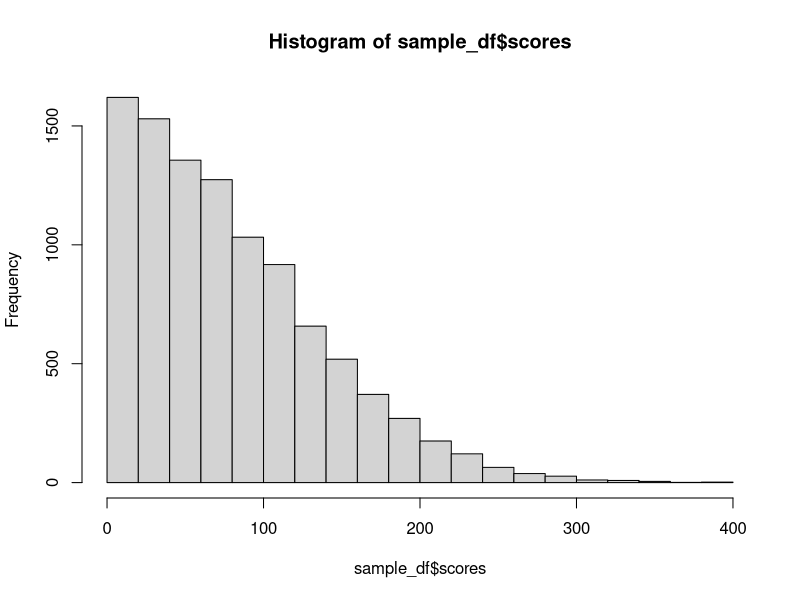

Write R code to recreate this figure.
###########################################################
########### DATA CLEANING AND MANIPULATION IN R ###########
###########################################################

### beginning with a small recap of yesterday's work

num_vector <- 1:10
chr_vector <- rep(c("moses", "taonga", "humprey",
                "zonde", "ify"), 2)
logic_vector <- c(rep(TRUE, 3), rep(FALSE, 7))
factor_vector <- factor(rep(c("Old", "New"), 5))

### creating a list from our vectors
comb_list <- list(numerals = num_vector,
                  characters = chr_vector,
                  logicals = logic_vector,
                  facts = factor_vector)

comb_list2 <- list(num_vector,
                   chr_vector,
                   logic_vector,
                   factor_vector)


### creating dataframes in R

df <- data.frame(numerals = num_vector,
                 names = chr_vector,
                 logicals = logic_vector,
                 facts = factor_vector)


### how to subset and interact with our objects
length(comb_list)

### ways of subsetting the first element of the named list
comb_list[1]
comb_list$numerals
comb_list2[[1]]

### select the first 5 values of the 3 element in comb_list

comb_list$logicals[1:5]

### select the numbers (in numerals) that are less than 4
### or greater than 8
comb_list$numerals[comb_list$numerals < 4 |
                     comb_list$numerals > 8]


### subsetting our dataframe
### select the first column

df[,1] ##subsetting the first column by index
df$numerals ## subsetting the first column by name
df[,"numerals"] ## subsetting the first column by name
df["numerals"] ## otherways of subsetting the first column
df[["numerals"]]

### subsetting the first row
df[1,]

### subsetting the first column and the first 5 observations
df[1:5,1]

###########################################################
################### FOR TODAY'S CLASS #####################
###########################################################

# Let’s perform some operations to the numeric columns:
#   a) The scores are too low, so lets add 10 to each score
# in a new column called adj_score.
# b) Create another column for gender i.e. each person has
# to be categorized as male or female.
# Extra points, if the %in% function is used.
# c) Make column created in (b) a factor variable i.e.
# the gender column should be converted to class ‘factor’
# d) create another column called ‘indicator’, if the
# values are greater than 60, indicator should be 1
# otherwise, indicator is 0.
#

person_list <- c(rep("ify", 1000),
                 rep("taonga", 1000),
                 rep("moses", 1000),
                 rep("humphrey", 1000),
                 rep("mutaba", 1000),
                 rep("bertha", 1000),
                 rep("edith", 1000),
                 rep("grace", 1000),
                 rep("james", 1000),
                 rep("mary", 1000))

set.seed(123) ### to ensure replicable random generation

### creating a list of randomly generated
### non-negative scores
length_person <- length(person_list)
scores <- rnorm(n = length_person)
scores <- 100*scores
scores <- abs(scores)

sample_df <- data.frame(indiv = person_list,
                        scores = scores)

#### a few functions for inspecting your data in R
View(sample_df) ## view my data in a window
head(sample_df) ### first 6 observations outputted in console
head(sample_df, 100)
tail(sample_df)
tail(sample_df, 100)
str(sample_df) ### shows the structure of the dataframe

### NOTE that str() also works for every object in R to
### see the structure of the data that is created

sample_df$adj_score <- sample_df$scores + 10
sample_df["adj_score"] <- sample_df["scores"] + 10


#### creating a gender variable to assign names to gender

sample_df$gender <-
  ifelse(test = sample_df$indiv %in% c("ify", "taonga", "moses", "humphrey",
             "mutaba", "james"),
         yes = "male",
         no = "female")

#### create a variable called "score_indicator" i.e. if
#### the score is greater than 70, label it as 1, otherwise,
#### score_indicator is 0

sample_df$score_indicator <-
  ifelse(sample_df$scores >= 70, 1, 0)

table(sample_df$score_indicator) ## to tabulate results
summary(sample_df$score_indicator) ## check distribution

## plot histogram of score
hist(sample_df$scores)


### replace all bertha's scores with NA
sample_df$scores[sample_df$indiv == "bertha"] <- NA
# sample_df$score_indicator <-
#   ifelse(sample_df$scores >= 70, 1,
#          ifelse(sample_df$scores < 70, 0, NA))

sample_df$score_indicator2 <-
  ifelse(sample_df$scores >= 70, 1, 0)

### change the values in score_indicator that are NA
### back to 0



